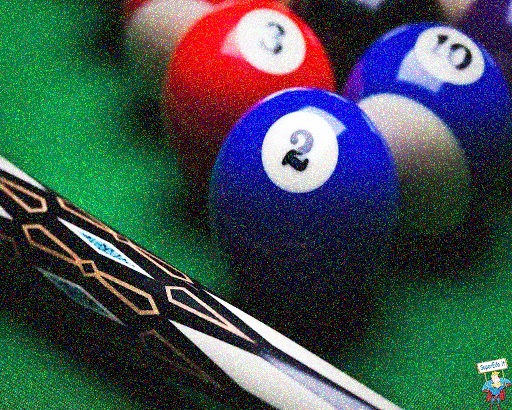
#> input picture Gaussian, Salt & Pepper, blur/gaussian_noise_labka.jpg, 512 x 410 px
$ python 3.3task.py
#> lines starting #> are read from the running program, lines starting #| are printed output that depends on the picture
import cv2

image1 = cv2.imread('gaussian_noise_labka.jpg')
#> image1 is the input picture: shape (410, 512, 3); mean B, G, R 80.4, 79.1, 64.3
image2 = cv2.imread('salt_n_pepper_labka.jpg')
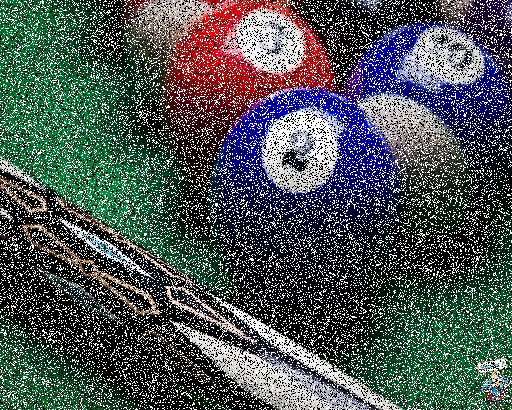
#> input picture Gaussian, Salt & Pepper, blur/salt_n_pepper_labka.jpg, 512 x 410 px
#> image2 is the input picture: shape (410, 512, 3); mean B, G, R 87, 86.1, 78.9
blur1 = cv2.blur(image1, (20, 20))
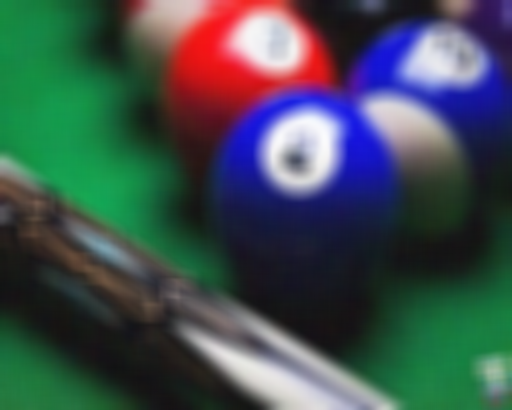
#> blur1: shape (410, 512, 3); mean B, G, R 80.4, 79, 64.4
blur2 = cv2.blur(image2, (20, 20))
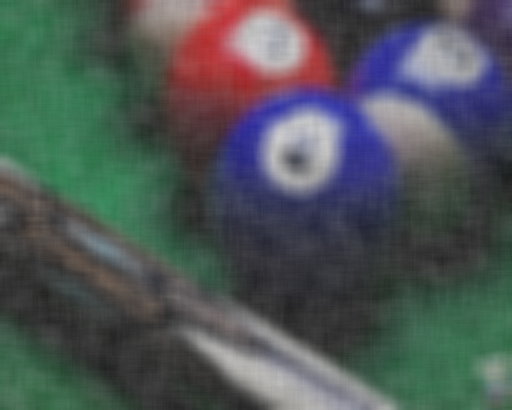
#> blur2: shape (410, 512, 3); mean B, G, R 87, 86.1, 78.9

cv2.imshow('blurred gaussian', blur1)
cv2.imshow('blurred salt and pepper', blur2)

cv2.imwrite('blur_one_labka.jpg', blur1)
cv2.imwrite('blur_two_labka.jpg', blur2)


cv2.waitKey(0)
cv2.destroyAllWindows()
